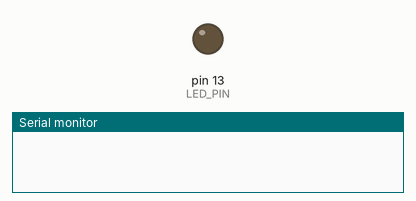
Simulated run of this sketch. Board: Arduino Uno, built with avr-gcc and run on an emulated ATmega328P. Shown: output pins drawn as LEDs (lit = HIGH), the last lines printed to the serial monitor.

Above: at 1.0 s.
At 3.25 s:
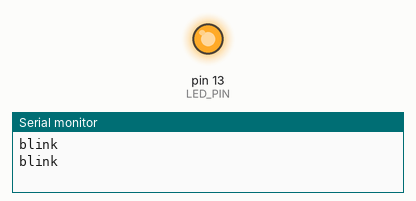
Timing chart, 0 to 3.5 s (numbered marks = the images above):
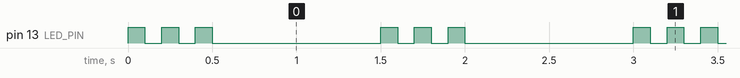

Measured:
- by itself, pin 13 (LED_PIN): repeats every 1.5 s: 2 × (LOW 0.10 s, HIGH 0.10 s), LOW 1.0 s, HIGH 0.10 s
- by itself, everything shown: repeats every 1.5 s, in 6 steps

The sketch:

blink.ino
```cpp
#define LED_PIN 13

void setup()
{
    Serial.begin(9600);      // open the serial port at 9600 bps:
    pinMode(LED_PIN, OUTPUT);
}

void loop()
{
    digitalWrite(LED_PIN, HIGH);
    delay(100);
    digitalWrite(LED_PIN, LOW);
    delay(100);
    digitalWrite(LED_PIN, HIGH);
    delay(100);
    digitalWrite(LED_PIN, LOW);
    delay(100);
    digitalWrite(LED_PIN, HIGH);
    delay(100);
    digitalWrite(LED_PIN, LOW);
    delay(1000);

    Serial.println("blink");
}
```
